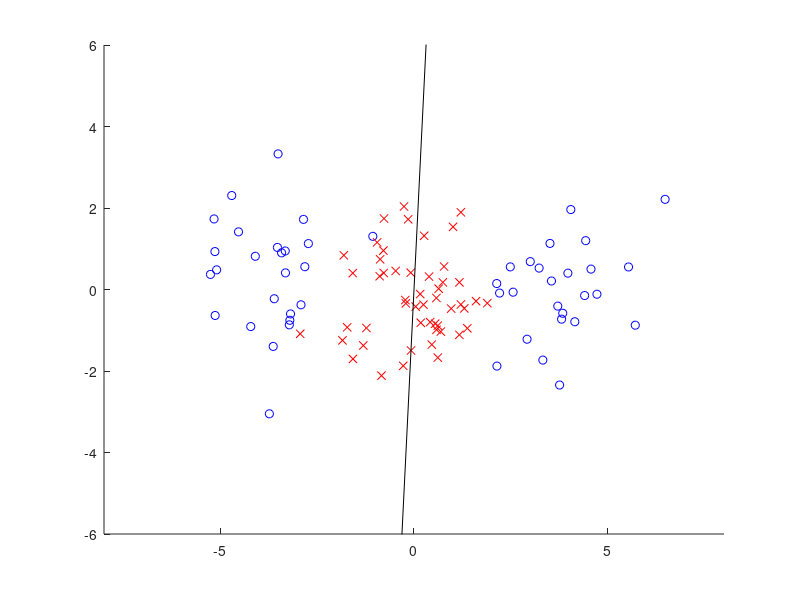

This chart was generated by the following MATLAB code:
n = 100;
x = randn(n, 2);
% x(1: n/2, 1) = x(1: n/2, 1) - 4;
% x(n/2+1: end, 1) = x(n/2+1: end, 1) + 4;
x(1: n/4, 1) = x(1: n/4, 1) - 4;
x(n/4+1: n/2, 1) = x(n/4+1: n/2, 1) + 4;
x = x - repmat(mean(x), n, 1);
y = [ones(n/2, 1); 2 * ones(n/2, 1)];

m1 = mean(x(y==1, :));
x1 = x(y==1, :) - repmat(m1, n/2, 1);
m2 = mean(x(y==2, :));
x2 = x(y==2, :) - repmat(m2, n/2, 1);
[t, v] = eigs(n/2 * m1' * m1 + n/2 * m2' * m2, x1' * x1 + x2' * x2, 1);

figure(1); clf; hold on; axis([-8 8 -6 6]);
plot(x(y==1, 1), x(y==1, 2), 'bo');
plot(x(y==2, 1), x(y==2, 2), 'rx');
plot(99 * [-t(1) t(1)], 99 * [-t(2) t(2)], 'k-');
